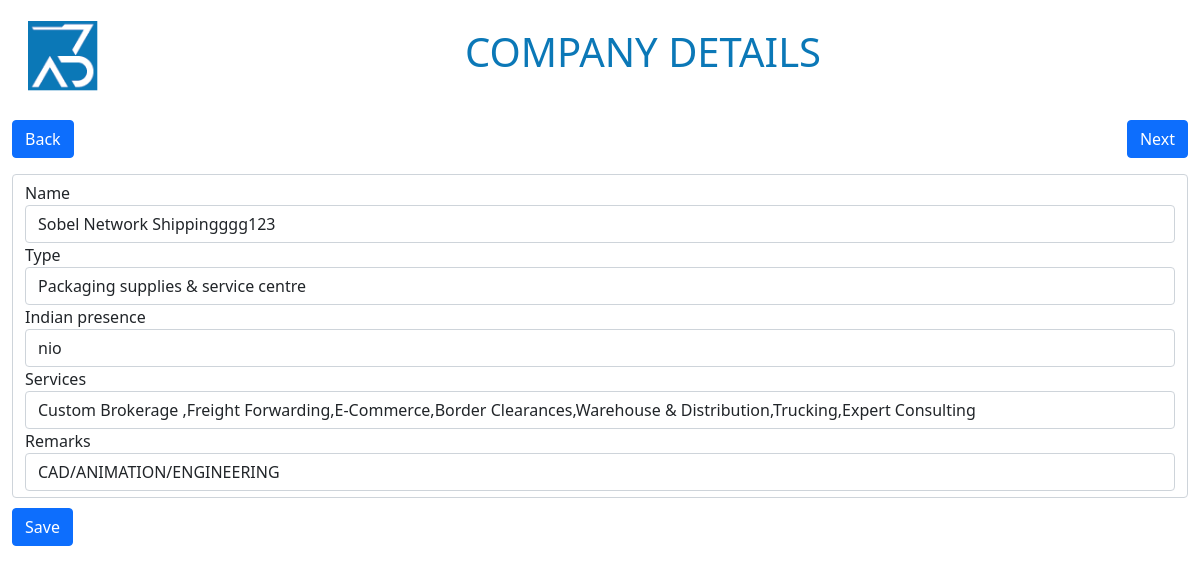
Screenshot of /company/5 with the database file from the repository.
### companyapp/models.py (models this page shows)
class Company(models.Model):
    name = models.CharField(max_length=200, blank=True, null=True)
    type = models.CharField(max_length=100, blank=True, null=True)
    indian_presence = models.CharField(max_length=1000, blank=True, null=True)
    services = models.CharField(max_length=1000, blank=True, null=True)
    remarks = models.CharField(max_length=1000, blank=True, null=True)
    def __str__(self):
        return self.name

### companyapp/views.py (the view, shortened to what this page needs)
# urls.py: path("company/<str:id>", views.CompanyDetailView, name="edit"),
def CompanyDetailView(request, id):
    company = Company.objects.get(id=id)
    print(company, "##")
    form = CompanyForm(instance=company)
    return render(request, "companyapp/EditForm.html", context={"companylist": form})

### companyapp/forms.py
class CompanyForm(forms.ModelForm):
    class Meta:
        model = Company
        fields = "__all__"

### companyapp/templates/companyapp/EditForm.html (shortened to what this page needs)
{% extends "companyapp/base.html" %}
{% load static %}
{% load crispy_forms_tags %}
{% block body %}
<div style="display: block;width:100%;">
    <a href="{% url 'companyapp:index' %}" type="button" class="btn btn-primary" style="float: left;">Back</a>
    <a   type="button" class="btn btn-primary" style="float: right;">Next</a>
    </div><br>
    <div style="margin-top:30px">
<form method="POST" action="" >
    <div class="form-control  col-lg-12">
    {{ companylist|crispy }}
        </div>
            <div style="margin-top:10px">
                <button type="submit" class="btn btn-primary">Save</button></div>
</form>
    </div>
{% endblock %}

### rows the page displays
Company: name "Sobel Network Shippingggg123", type "Packaging supplies & service centre", indian_presence "nio", services "Custom Brokerage ,Freight Forwarding,E-Commerce,Border Clearances,Warehouse & Distribution,Trucking,Expert Consulting", remarks "CAD/ANIMATION/ENGINEERING"
